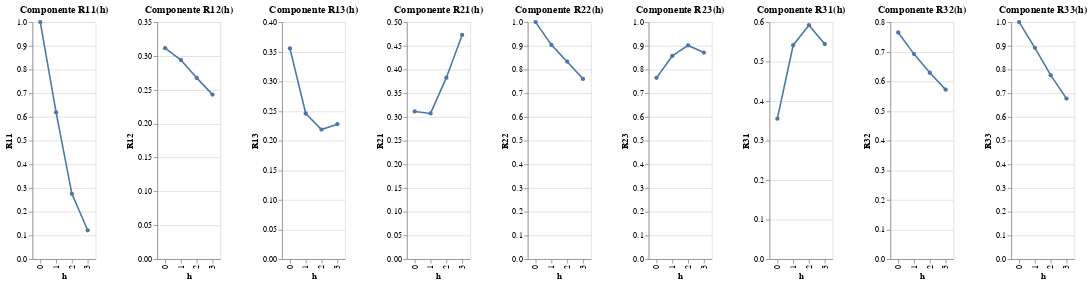

Notebook code for this chart:
### Code cell
baseh = alt.Chart(df).mark_line(point=True).encode(
    alt.X("h:O")
)
R11plot = baseh.encode(
    alt.Y("R11:Q")    
).properties(title="Componente R11(h) ")

R12plot = baseh.encode(
    alt.Y("R12:Q")    
).properties(title="Componente R12(h) ")

R13plot = baseh.encode(
    alt.Y("R13:Q")    
).properties(title="Componente R13(h) ")

R21plot = baseh.encode(
    alt.Y("R21:Q")    
).properties(title="Componente R21(h) ")

R22plot = baseh.encode(
    alt.Y("R22:Q")    
).properties(title="Componente R22(h) ")

R23plot = baseh.encode(
    alt.Y("R23:Q")    
).properties(title="Componente R23(h) ")

R31plot = baseh.encode(
    alt.Y("R31:Q")    
).properties(title="Componente R31(h) ")

R32plot = baseh.encode(
    alt.Y("R32:Q")    
).properties(title="Componente R32(h) ")

R33plot = baseh.encode(
    alt.Y("R33:Q")    
).properties(title="Componente R33(h) ")

R11plot|R12plot|R13plot|R21plot|R22plot|R23plot|R31plot|R32plot|R33plot

### Figure 1 — Vega-Lite specification as saved in the notebook (floating-point values rounded to 4 significant figures)
{"config": {"view": {"continuousWidth": 400, "continuousHeight": 300}}, "hconcat": [{"mark": {"type": "line", "point": true}, "encoding": {"x": {"field": "h", "type": "ordinal"}, "y": {"field": "R11", "type": "quantitative"}}, "title": "Componente R11(h) "}, {"mark": {"type": "line", "point": true}, "encoding": {"x": {"field": "h", "type": "ordinal"}, "y": {"field": "R12", "type": "quantitative"}}, "title": "Componente R12(h) "}, {"mark": {"type": "line", "point": true}, "encoding": {"x": {"field": "h", "type": "ordinal"}, "y": {"field": "R13", "type": "quantitative"}}, "title": "Componente R13(h) "}, {"mark": {"type": "line", "point": true}, "encoding": {"x": {"field": "h", "type": "ordinal"}, "y": {"field": "R21", "type": "quantitative"}}, "title": "Componente R21(h) "}, {"mark": {"type": "line", "point": true}, "encoding": {"x": {"field": "h", "type": "ordinal"}, "y": {"field": "R22", "type": "quantitative"}}, "title": "Componente R22(h) "}, {"mark": {"type": "line", "point": true}, "encoding": {"x": {"field": "h", "type": "ordinal"}, "y": {"field": "R23", "type": "quantitative"}}, "title": "Componente R23(h) "}, {"mark": {"type": "line", "point": true}, "encoding": {"x": {"field": "h", "type": "ordinal"}, "y": {"field": "R31", "type": "quantitative"}}, "title": "Componente R31(h) "}, {"mark": {"type": "line", "point": true}, "encoding": {"x": {"field": "h", "type": "ordinal"}, "y": {"field": "R32", "type": "quantitative"}}, "title": "Componente R32(h) "}, {"mark": {"type": "line", "point": true}, "encoding": {"x": {"field": "h", "type": "ordinal"}, "y": {"field": "R33", "type": "quantitative"}}, "title": "Componente R33(h) "}], "data": {"name": "data-d67b2cd0893433f44468be3f06f2f248"}, "$schema": "https://vega.github.io/schema/vega-lite/v4.17.0.json", "datasets": {"data-d67b2cd0893433f44468be3f06f2f248": [{"h": 0.0, "R11": 1.0, "R12": 0.3116, "R13": 0.3557, "R21": 0.3116, "R22": 1.0, "R23": 0.7649, "R31": 0.3557, "R32": 0.7649, "R33": 1.0}, {"h": 1.0, "R11": 0.619, "R12": 0.294, "R13": 0.2457, "R21": 0.3074, "R22": 0.904, "R23": 0.8573, "R31": 0.5415, "R32": 0.692, "R33": 0.8914}, {"h": 2.0, "R11": 0.2755, "R12": 0.2677, "R13": 0.2186, "R21": 0.3828, "R22": 0.833, "R23": 0.9016, "R31": 0.5923, "R32": 0.6291, "R33": 0.7763}, {"h": 3.0, "R11": 0.1216, "R12": 0.243, "R13": 0.2277, "R21": 0.4729, "R22": 0.7604, "R23": 0.8716, "R31": 0.5447, "R32": 0.5721, "R33": 0.6772}]}}
